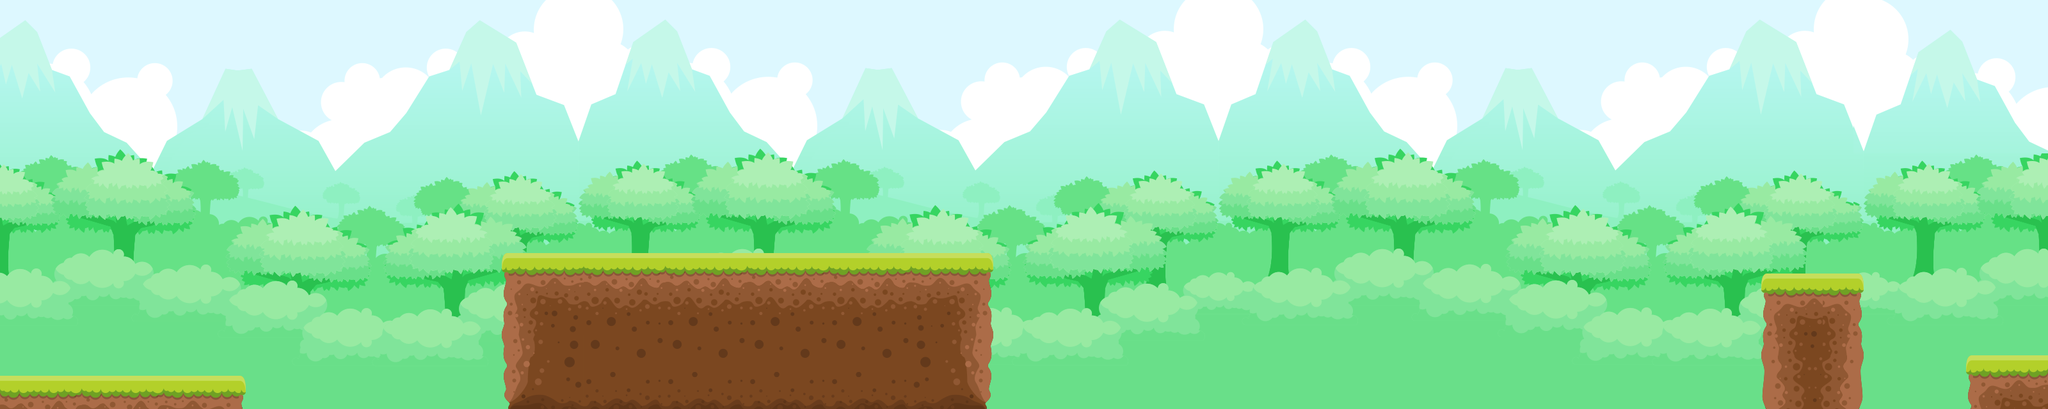

Rendered tile map (Tiled .tmx) drawn with the repository's tilesets; below, a short description and the map source with its tile grids summarised:
An orthogonal 200x40 tile map with 16x16 px tiles, 2 tile layers (blocks, water), 22 tilesets, 1 image layer.

<map version="1.0" orientation="orthogonal" renderorder="right-down" width="200" height="40" tilewidth="16" tileheight="16" nextobjectid="5">
 <tileset firstgid="1" name="airledge1" tilewidth="16" tileheight="16" tilecount="48" columns="8">
  <image source="tiles/13.png" width="128" height="96" />
 </tileset>
 <tileset firstgid="49" name="airledge2" tilewidth="16" tileheight="16" tilecount="48" columns="8">
  <image source="tiles/14.png" width="128" height="96" />
 </tileset>
 <tileset firstgid="97" name="airledge3" tilewidth="16" tileheight="16" tilecount="48" columns="8">
  <image source="tiles/15.png" width="128" height="96" />
 </tileset>
 <tileset firstgid="145" name="solid_ledge1" tilewidth="16" tileheight="16" tilecount="64" columns="8">
  <image source="tiles/4.png" width="128" height="128" />
 </tileset>
 <tileset firstgid="209" name="solid_ledge2" tilewidth="16" tileheight="16" tilecount="64" columns="8">
  <image source="tiles/1.png" width="128" height="128" />
 </tileset>
 <tileset firstgid="273" name="ground_2" tilewidth="16" tileheight="16" tilecount="100" columns="20">
  <image source="unused/ground_2.png" width="322" height="83" />
 </tileset>
 <tileset firstgid="373" name="ground_6" tilewidth="16" tileheight="16" tilecount="42" columns="6">
  <image source="unused/ground_6.png" width="96" height="112" />
 </tileset>
 <tileset firstgid="415" name="1" tilewidth="16" tileheight="16" tilecount="64" columns="8">
  <image source="tiles/1.png" width="128" height="128" />
 </tileset>
 <tileset firstgid="479" name="2" tilewidth="16" tileheight="16" tilecount="64" columns="8">
  <image source="tiles/2.png" width="128" height="128" />
 </tileset>
 <tileset firstgid="543" name="3" tilewidth="16" tileheight="16" tilecount="64" columns="8">
  <image source="tiles/3.png" width="128" height="128" />
 </tileset>
 <tileset firstgid="607" name="5" tilewidth="16" tileheight="16" tilecount="64" columns="8">
  <image source="tiles/5.png" width="128" height="128" />
 </tileset>
 <tileset firstgid="671" name="6" tilewidth="16" tileheight="16" tilecount="64" columns="8">
  <image source="tiles/6.png" width="128" height="128" />
 </tileset>
 <tileset firstgid="735" name="9" tilewidth="16" tileheight="16" tilecount="64" columns="8">
  <image source="tiles/9.png" width="128" height="128" />
 </tileset>
 <tileset firstgid="799" name="8" tilewidth="16" tileheight="16" tilecount="64" columns="8">
  <image source="tiles/8.png" width="128" height="128" />
 </tileset>
 <tileset firstgid="863" name="10" tilewidth="16" tileheight="16" tilecount="64" columns="8">
  <image source="tiles/10.png" width="128" height="128" />
 </tileset>
 <tileset firstgid="927" name="12" tilewidth="16" tileheight="16" tilecount="64" columns="8">
  <image source="tiles/12.png" width="128" height="128" />
 </tileset>
 <tileset firstgid="991" name="16" tilewidth="16" tileheight="16" tilecount="64" columns="8">
  <image source="tiles/16.png" width="128" height="128" />
 </tileset>
 <tileset firstgid="1055" name="19" tilewidth="16" tileheight="16" tilecount="64" columns="8">
  <image source="tiles/19.png" width="128" height="128" />
 </tileset>
 <tileset firstgid="1119" name="20" tilewidth="16" tileheight="16" tilecount="64" columns="8">
  <image source="tiles/20.png" width="128" height="128" />
 </tileset>
 <tileset firstgid="1183" name="4" tilewidth="16" tileheight="16" tilecount="64" columns="8">
  <image source="tiles/4.png" width="128" height="128" />
 </tileset>
 <tileset firstgid="1247" name="21" tilewidth="16" tileheight="16" tilecount="64" columns="8">
  <image source="tiles/21.png" width="128" height="128" />
 </tileset>
 <tileset firstgid="1311" name="17" tilewidth="16" tileheight="16" tilecount="48" columns="8">
  <image source="tiles/17.png" width="128" height="99" />
 </tileset>
 <imagelayer name="bg1-2">
  <image source="game_two.png" width="3200" height="940" />
 </imagelayer>
 <layer name="blocks" width="200" height="40" offsetx="0" offsety="300">
  <data>[8000 cells, 2552 non-empty, 832 distinct tile ids]</data>
 </layer>
 <layer name="water" width="200" height="40" offsetx="0" offsety="300">
  <data>[8000 cells, 1200 non-empty, 48 distinct tile ids]</data>
 </layer>
</map>
